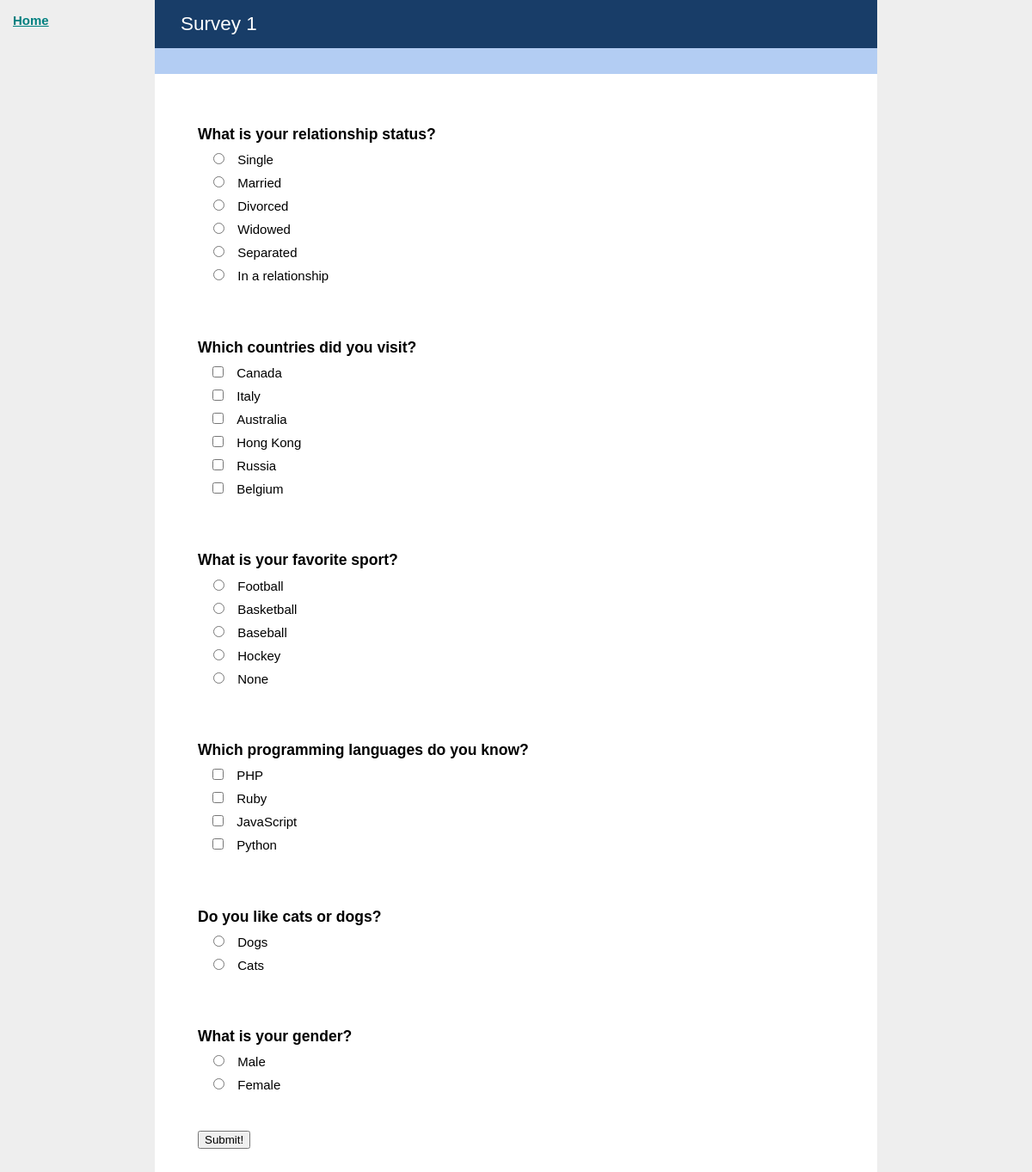
/survey/1/, run on an earlier commit of the app's database.
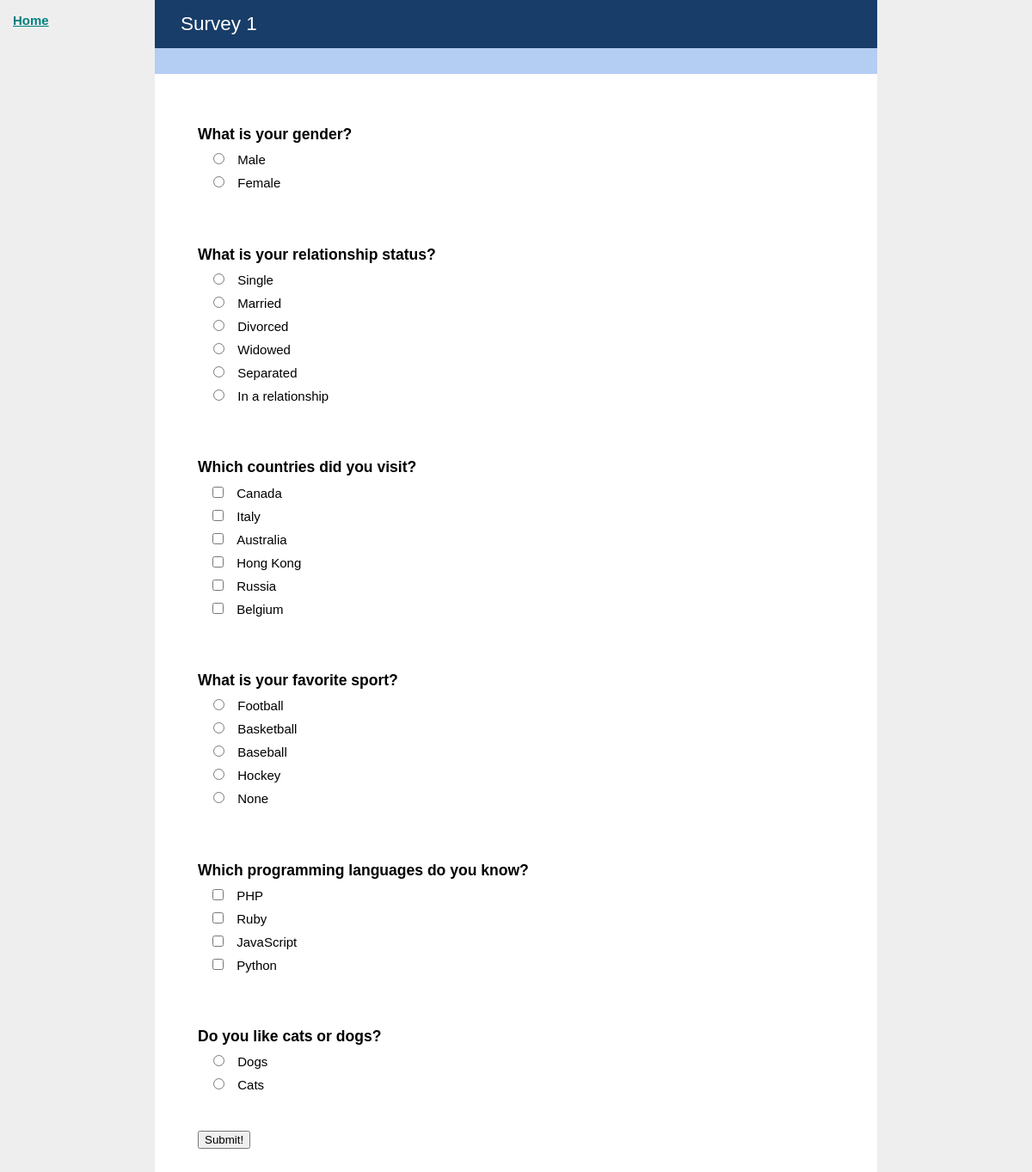
And on a later commit of the database.
### core/models.py (models this page shows, shortened)
class Question(models.Model):
    question_id = models.AutoField(primary_key=True)
    survey_id = models.ForeignKey('Survey')
    question_type = models.CharField(max_length=20)
    question_order = models.IntegerField()
    question_text = models.CharField(max_length=200, default="Question text.")
    class Meta:
        ordering = ['question_order']
    def getAnswers(self):
        return Answer.objects.all().filter(question_id = self.question_id)

class Answer(models.Model):
    answer_id = models.AutoField(primary_key=True)
    question_id = models.ForeignKey('Question')
    answer_order = models.IntegerField(default=0)
    answer_text = models.CharField(max_length=200)
    class Meta:
        ordering = ['answer_order']

### core/views.py (the view)
# urls.py: url(r'^survey/(?P<surveyID>[0-9]+)/$', core.views.view_survey),
def view_survey(request, surveyID):
    survey_obj = Survey.objects.raw('SELECT * FROM core_survey WHERE survey_id =  %s', [surveyID])[0]
    survey_questions = Question.objects.all().filter(survey_id=surveyID).order_by('question_order')
    return render(request, 'survey.html', { 'survey_data': survey_obj, 'survey_questions': survey_questions })

### betterhelp_exercise/templates/survey.html (shortened to what this page needs)
{% extends "base.html" %}
{% block content %}
    <header>
        <h1>{{ survey_data.survey_name }}</h1>
    </header>
    <form method="POST" action="/submit_response/">
        {% for question in survey_questions %}
        <h3>{{ question.question_text }}</h3>
        {% if question.question_type == 'dropdown' %}
            <fieldset id="{{ question.question_id }}">
                <select>
                {% for answer in question.getAnswers %}
                    <option name="{{ question.question_id }}" value="{{ answer.answer_id }}">{{ answer.answer_text }}</option>
                {% endfor %}
                </select>
            </fieldset>
        {% else %}
            <fieldset id="{{ question.question_id }}">
                {% for answer in question.getAnswers %}
                    <label><input type="{% if question.question_type == 'multi_choice' %}radio{% elif question.question_type == 'select_all'%}checkbox{% else %}hidden{% endif %}" name="{{ question.question_id }}" value="{{ answer.answer_id }}">{{ answer.answer_text }}</label><br />
                {% endfor %}
            </fieldset>
        {% endif %}
        {% endfor %}
        <input type="submit" value="Submit!" style="margin-top: 30px;" />
    </form>
{% endblock %}

What changed in the data, as far as the page shows it:
changed Question "What is your gender?": moves up the list
